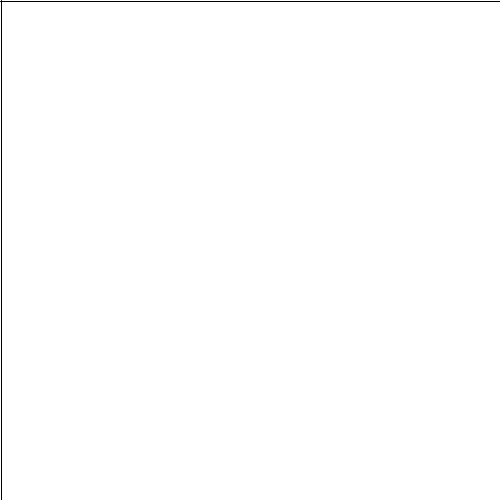
Frame 1 (no input)
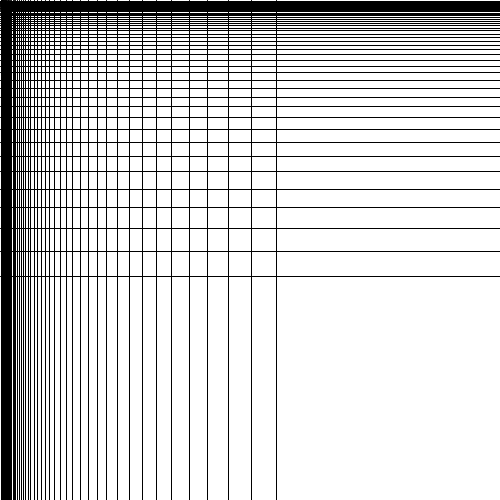
Frame 60 (the mouse pressed at the canvas centre just before this capture)
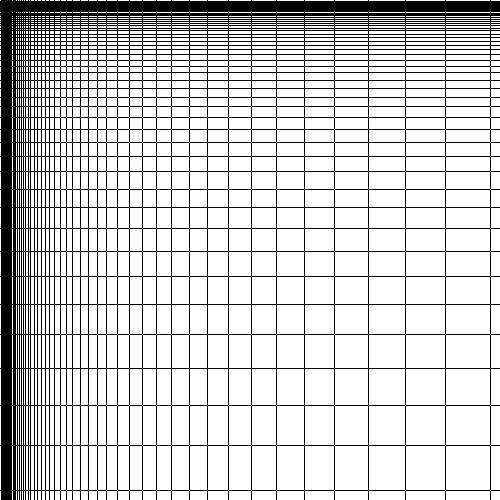
Frame 120 (the mouse held since frame 60 and released just before this capture)

The Processing sketch that drew these frames (run headless with seeded random() and noise(); from frame 60 on, the mouse is pressed at the canvas centre):

// Processing sketch: processing_22953
// ── processing_22953.pde

float x = 1;
float y = 1;
   void setup()
    {
    size(500,500);
    background(255);
    };


   void draw()
    {
    line(x,0,x,500);
    line(0,x,500,x);
    x = x*1.1;
  
    }
